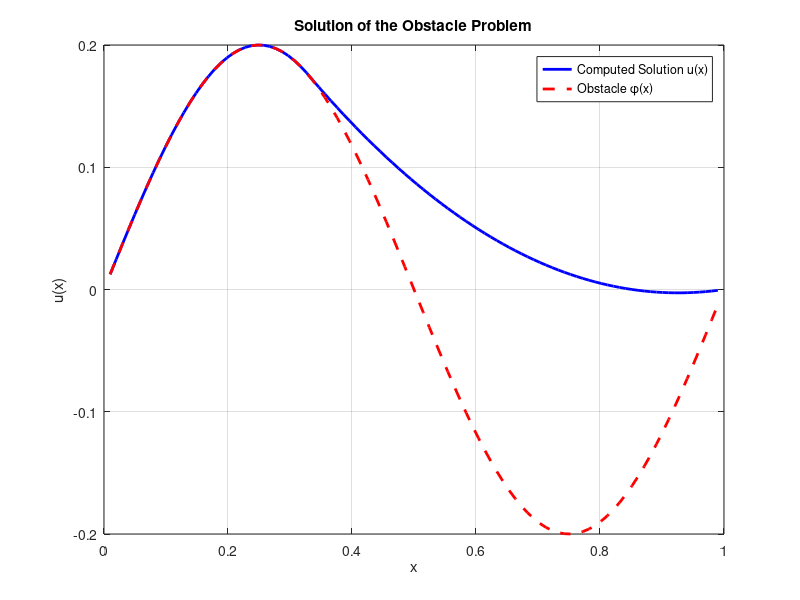

Here is the MATLAB script that generated this plot:
% Variational Inequality Example: Obstacle Problem

% Parameters
a = 0;          % Left boundary
b = 1;          % Right boundary
N = 100;        % Number of interior points
h = (b - a) / (N + 1);  % Mesh size
x = linspace(a + h, b - h, N)';  % Discrete spatial points

% Obstacle Function phi(x)
phi = 0.2 * sin(2 * pi * x);  % Example obstacle

% Source Function f(x)
f = ones(N, 1);  % Constant source term

% Construct the Tridiagonal Matrix A
e = ones(N, 1);
A = (1 / h^2) * spdiags([e -2*e e], -1:1, N, N);

% Boundary Conditions (u(0) = u(1) = 0)
% Implicitly enforced by modifying A and f if needed

% Initial Guess
u = max(phi, 0);  % Ensure initial guess satisfies u >= phi

% Tolerance and Maximum Iterations
tol = 1e-6;
maxIter = 1000;

% Projected Successive Over-Relaxation (PSOR) Method
omega = 1.5;  % Relaxation parameter
for iter = 1:maxIter
    u_old = u;
    for i = 1:N
        % Compute the residual
        res = f(i) - A(i, :) * u;
        % Update u(i)
        u_new = u(i) + omega * res / A(i, i);
        % Apply the obstacle constraint
        u(i) = max(u_new, phi(i));
    end
    % Check for convergence
    if norm(u - u_old, inf) < tol
        fprintf('Converged in %d iterations.\n', iter);
        break;
    end
end

% Plotting the Solution and the Obstacle
figure;
plot(x, u, 'b-', 'LineWidth', 2); hold on;
plot(x, phi, 'r--', 'LineWidth', 2);
xlabel('x');
ylabel('u(x)');
title('Solution of the Obstacle Problem');
legend('Computed Solution u(x)', 'Obstacle \phi(x)');
grid on;
